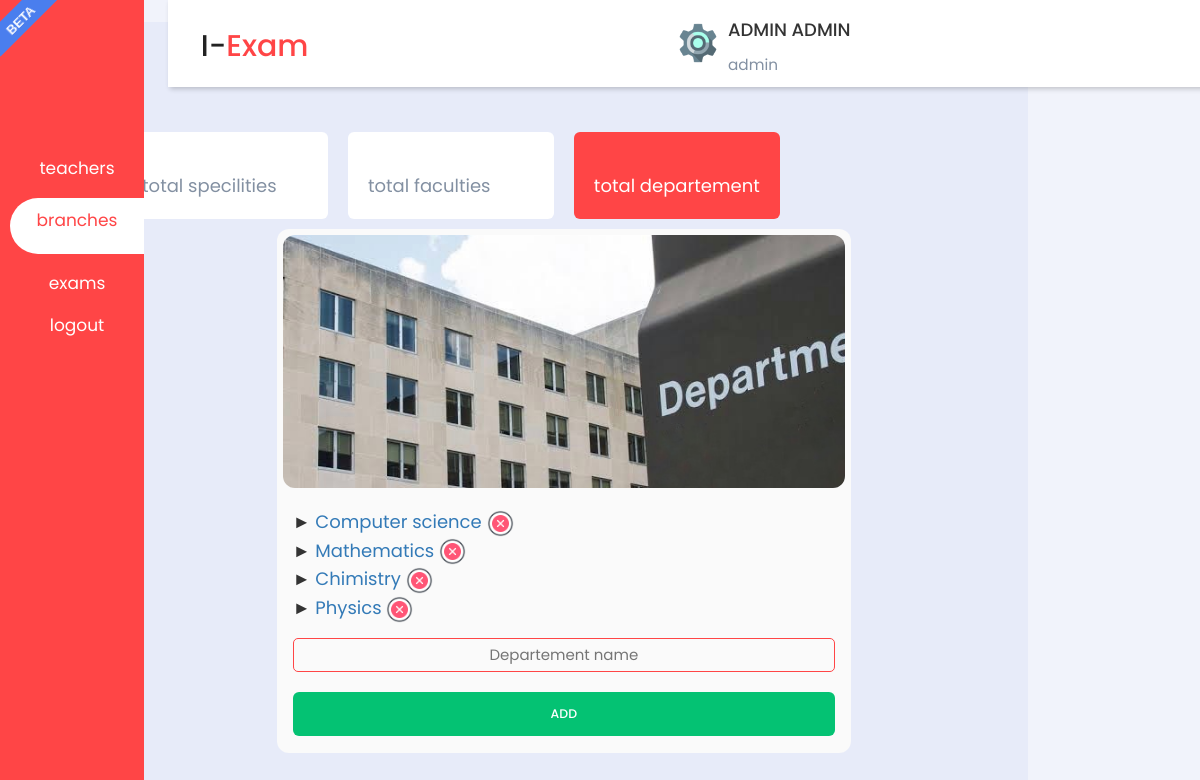
Before: /action/branches/branches_depart.php?id_fact=1 (signed in) with the older database file.
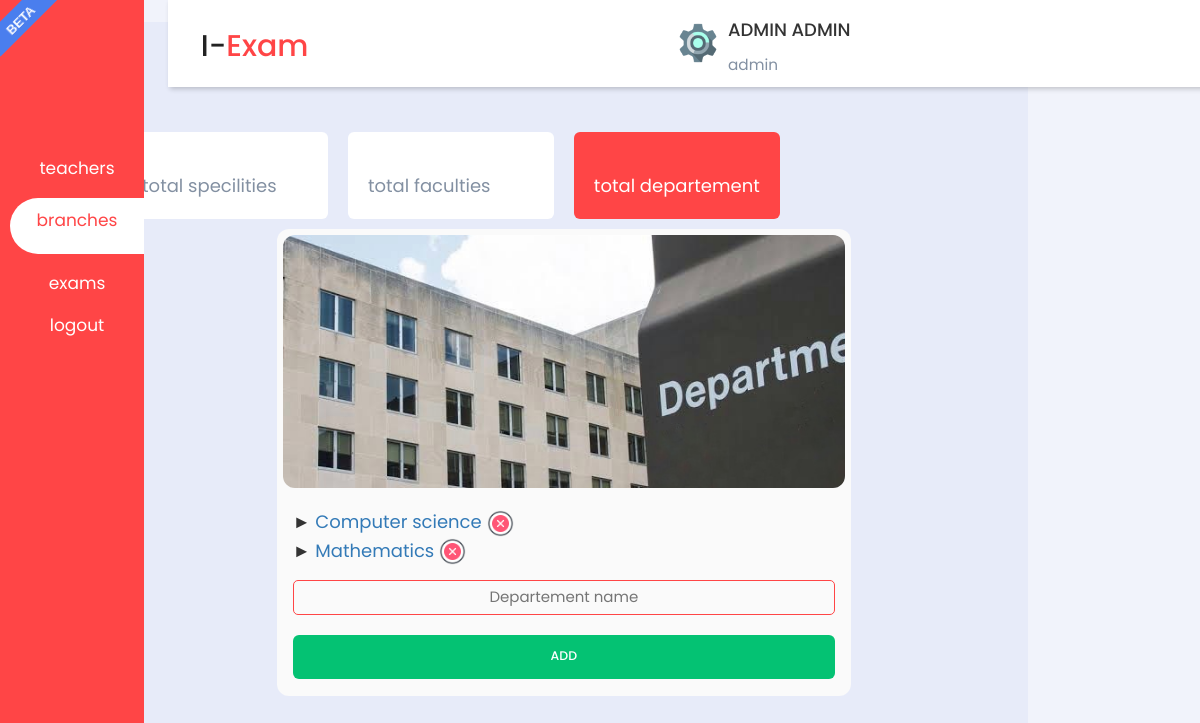
After: the same page with the newer database file.
### tables this page shows
CREATE TABLE `departement` (
  `id_faculty` int(20) NOT NULL,
  `id_departement` int(20) NOT NULL,
  `name_departement` varchar(50) NOT NULL
);

### fact.php (called while the page is built, shortened)
<?php
include('config/db_conn.php');
if(isset($_GET['id_fact'])){
 $id_fact=$_GET['id_fact'];
 $sqll="SELECT * FROM departement WHERE departement.id_faculty='$id_fact' ";
 $result_depart=mysqli_query($conn, $sqll);
   }
?>

### action/branches/branches_depart.php (the view, shortened to what this page needs)
<?php
include_once '../../config/Database.php';
include_once '../../fact.php';
    ?>
<!DOCTYPE html>
<html lang="en">
<head>
    <?php  include('../../inc/header.php'); ?>
    <link rel="stylesheet"
        href="https://maxst.icons8.com/vue-static/landings/line-awesome/line-awesome/1.3.0/css/line-awesome.min.css">
    <link rel="stylesheet" href="../../css/admin.css">
    <link rel="stylesheet" href="../../css/notification.css">
    <link rel="stylesheet" href="../../css/branches.css">
</head>
<body>
    <div class="sidebar">
        <div class="sidebar-brand">
            <h2><span class=""></span> <span></span></h2>
        </div>
        <div class="sidebar-menu">
            <ul>
                <li>
                    <a href="../admin_teachers.php"><span class="las la-user"></span>
                        <p style="font-size:17px;">teachers</p></span>
                    </a>
                </li>
                <li>
                    <a href="branches_faculty.php" class="active">
                        <p style="font-size:17px;">branches</p>
                    </a>
                </li>
                <li>
                    <a href="../admin_exams.php">
                        <p style="font-size:17px;">exams</p>
                    </a>
                </li>
                <li>
                    <a href="../../logout.php" onclick="return confirm('Are You sure you want to logout ?');">
                        <p style="font-size:17px;">logout</p>
                    </a>
                </li>
            </ul>
        </div>
    </div>
    <div class="main-content">
        <header>
            <h2>
                 I-<font style="color:#ff4546;">Exam</font>
            </h2>
            <div class="user-wrapper">
                <a href="../profile.php"><img src="../../img/setting.png" width="40px" height="40px" alt=""></a>
                <div>
                    <h4> <?php echo $_SESSION['name']; ?> </h4>
                    <small> <?php echo $_SESSION['role']; ?> </small>
                </div>
            </div>
        </header>
        <main style="background:#e7ebf9;">
            <div class="cards">
                <div class="card-single">
                    <div>
                        <span>total specilities</span>
                    </div>
                </div>
                <div class="card-single">
                    <div>
                        <span>total faculties</span>
                    </div>
                </div>
                <div class="card-single">
                    <div>
                        <span>total departement</span>
                    </div>
                </div>
            </div>
            <div class="card">
                <div class="card-image" style="background-image: url('../../img/departement.jpeg');">
                </div>
                <div class="card-form">
                    <?php
                      while($row_fact=mysqli_fetch_assoc($result_depart)):  ?>
                    &#9658;
                    <a href="branches_spec.php?id_depart=<?php echo $row_fact['id_departement'];?>">
                        <?php echo $row_fact['name_departement']; ?></a>
                    <img src="../../img/delete_sign.png " style="width:5%;display:inline;" type="button" name="delete"
                        id="<?php echo $row_fact['id_departement']; ?>" onclick="delete_depart(this.id)">
                    <br>
                    <?php endwhile; ?>
                    <div class="input">
                        <input class="input-field" placeholder="Departement name" id="insert_depart">
                    </div>
                    <div class="action">
                        <input type="button" class="action-button" value="ADD" name="add_depart"
                            id="<?php echo $id_fact?>" onclick="insert_depart(this.id)">
                    </div>
                </div>
            </div>
    </div>
</body>
</html>

Changed rows visible on the page:
no longer on this page (row edited): departement: name_departement "Chimistry"
no longer on this page (row edited): departement: name_departement "Physics"
